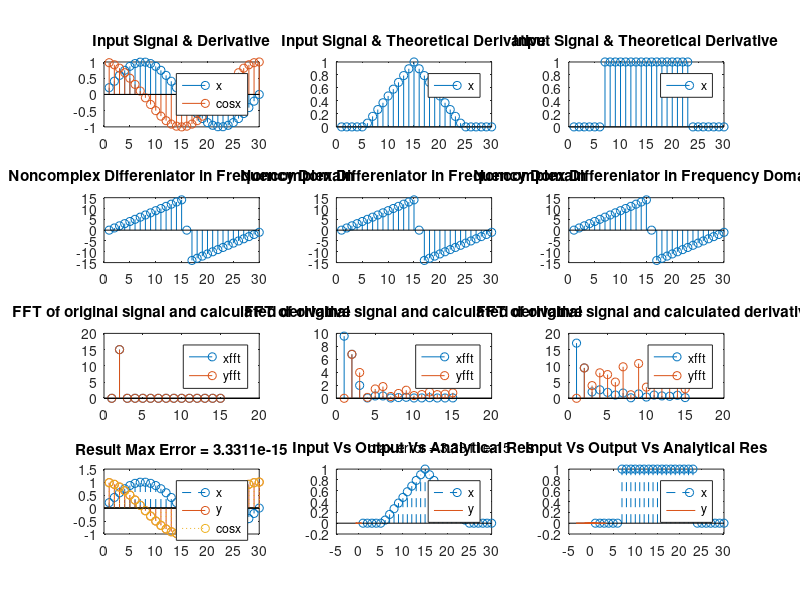

Write MATLAB code to recreate this figure.
%S Durbridge, Nov 2016
%Testing spectral differentiation as described in AES conv paper 7963
%GPGPU FDTD By Angus and Caunce
%with information for the differentiator taken from TM/TM/TL Prof. N
%Trefethen
% % http://www.maths.ox.ac.uk/people/nick.trefethen 
% And his wonderful tome
%http://people.maths.ox.ac.uk/trefethen/spectral.html
% 
%This should create a sine wave and cosine wave of a particulat length,
%as well as a frequency domain differentiator of the same length.
%The differentiation matrix is then FFTd to get the impulse response, and
%this is multiplied with the original Sine wave. 
%The output of this is then IFFTd, and should be a cosine that is the same
%as the theoretical cosine

%Init environment
clear all;
close all;
clc;

%prep figs
figure();
subplot(4,3,1);

%%
%First for a sine function

%define length
len = 30;

%define diff matrix
tempdiffmatrix = zeros(1,len);

%define input sine & Analytical result
x = sin((2*pi/len)*(1:len));
cosx = cos((2*pi/len)*(1:len));

%stem the theoretical bits
stem(x);
hold on;
stem(cosx);
legend('x','cosx');
title('Input Signal & Derivative');
hold off;

%Create the differentiator
for i2 = 1 : len
    if i2 <  ceil(len+1/2)
        tempdiffmatrix(i2) =  (i2-1);
    end
    if i2 ==  ceil((len+1)/2)
        tempdiffmatrix(i2) = 0;
    end
    if i2 >  ceil((len+1)/2)
        tempdiffmatrix(i2) = (i2 - (len+1));
    end
end
%Make the differentiator complex
tempdifft = 1i * tempdiffmatrix;

%FFT the initial sine wave
xfft = fft(x);

%Differentiate the sine wave, by multiplying the sine with the
%differentiator
yfft = tempdifft .* xfft;

%Start stemting
subplot(4,3,4);
%stem the differentiator in the frequ domain
stem(tempdiffmatrix);
title('Noncomplex Differeniator in Frequency Domain');
% hold on;
%stem the time domain idfferentiator
% stem(abs(2 .* tempdifft ./ length(tempdifft)));
%stem the FFT of x
% stem(abs(xfft));
% legend('dempdiffmatrix','tempdifft','xfft');
hold off;
%stem the ffts of X and Y (input and output)
subplot(4,3,7);
stem(abs(xfft(1 : round(length(xfft)/2))));
hold on;
stem(abs(yfft(1 : round(length(yfft)/2))));
legend('xfft','yfft');
title('FFT of original signal and calculated derivative');
hold off;


%Transform y back to time domain
y = ifft(yfft);

%stem final output and compare with theory
subplot(4,3,10);
stem(x,'--');
hold on;
stem(y);
stem(cosx,':');
legend('x','y','cosx');
error = norm(y-cosx,inf);
title(['Result Max Error = ',num2str(error)]);
hold off;

%%
%Now for a hat function
%define length
len = 30;

%define diff matrix
tempdiffmatrix = zeros(1,len);

%define input sine & Analytical result
x = max(0,1-abs(((2*pi/len)*(1:len))-pi)/2);

%stem the theoretical bits
subplot(4,3,2);
stem(x);
hold on;
legend('x');
title('Input Signal & Theoretical Derivative');
hold off;

%Create the differentiator
for i2 = 1 : len
    if i2 <  ceil(len+1/2)
        tempdiffmatrix(i2) =  (i2-1);
    end
    if i2 ==  ceil((len+1)/2)
        tempdiffmatrix(i2) = 0;
    end
    if i2 >  ceil((len+1)/2)
        tempdiffmatrix(i2) = (i2 - (len+1));
    end
end
%Make the differentiator complex
tempdifft = 1i * tempdiffmatrix;

%FFT the initial sine wave
xfft = fft(x);

%Differentiate the sine wave, by multiplying the sine with the
%differentiator
yfft = tempdifft .* xfft;

%Start stemting
subplot(4,3,5);
%stem the differentiator in the frequ domain
stem(tempdiffmatrix);
title('Noncomplex Differeniator in Frequency Domain');

%stem the ffts of X and Y (input and output)
subplot(4,3,8);
stem(abs(xfft(1 : round(length(xfft)/2))));
hold on;
stem(abs(yfft(1 : round(length(yfft)/2))));
legend('xfft','yfft');
title('FFT of original signal and calculated derivative');
hold off;


%Transform y back to time domain
y = ifft(yfft);

%stem final output and compare with theory
subplot(4,3,11);
stem(x,'--');
hold on;
plot(y);
legend('x','y');
text(2.2,1.4,['max error = ' num2str(error)])
title('Input Vs Output Vs Analytical Res');
hold off;

%%
%Now for a finally for a square wave
%define length
len = 30;

%define diff matrix
tempdiffmatrix = zeros(1,len);

%define input sine & Analytical result
x = zeros(1,len);
x(floor((len/2)-(len/4)):ceil((len/2)+(len/4))) = 1;

%stem the theoretical bits
subplot(4,3,3);
stem(x);
hold on;
legend('x');
title('Input Signal & Theoretical Derivative');
hold off;

%Create the differentiator
for i2 = 1 : len
    if i2 <  ceil(len+1/2)
        tempdiffmatrix(i2) =  (i2-1);
    end
    if i2 ==  ceil((len+1)/2)
        tempdiffmatrix(i2) = 0;
    end
    if i2 >  ceil((len+1)/2)
        tempdiffmatrix(i2) = (i2 - (len+1));
    end
end
%Make the differentiator complex
tempdifft = 1i * tempdiffmatrix;

%FFT the initial sine wave
xfft = fft(x);

%Differentiate the sine wave, by multiplying the sine with the
%differentiator
yfft = tempdifft .* xfft;

%Start stemting
subplot(4,3,6);
%stem the differentiator in the frequ domain
stem(tempdiffmatrix);
title('Noncomplex Differeniator in Frequency Domain');

%stem the ffts of X and Y (input and output)
subplot(4,3,9);
stem(abs(xfft(1 : round(length(xfft)/2))));
hold on;
stem(abs(yfft(1 : round(length(yfft)/2))));
legend('xfft','yfft');
title('FFT of original signal and calculated derivative');
hold off;


%Transform y back to time domain
y = ifft(yfft);

%stem final output and compare with theory
subplot(4,3,12);
stem(x,'--');
hold on;
plot(y);
legend('x','y');
% text(2.2,1.4,['max error = ' num2str(error)])
title('Input Vs Output Vs Analytical Res');
hold off;

